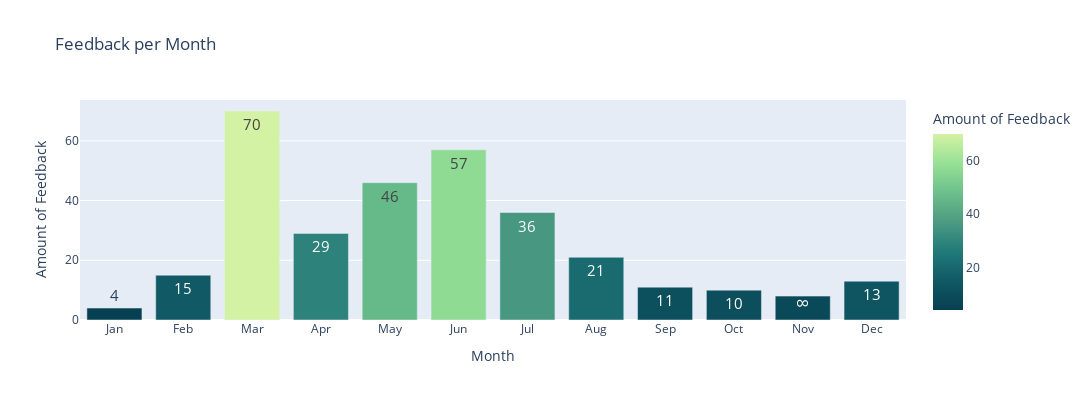

Notebook code for this chart:
### Code cell
data_month = data['date_created_month'].value_counts().reset_index()
order = {'index':['Jan','Feb','Mar','Apr','May','Jun','Jul','Aug','Sep','Oct','Nov','Dec']}

fig = px.bar(
    data_month,
    x='index',
    y='date_created_month',
    color='date_created_month',
    # color_continuous_scale=px.colors.sequential.Viridis,
    color_continuous_scale=str(px.colors.named_colorscales()[15])+'_r',
    category_orders=order,
    width=1200,
    height=400,
    text_auto=True,
    labels={"index":"Month","date_created_month":"Amount of Feedback"},
    title="Feedback per Month"
)

fig.update_traces(textfont_size=15)

fig.show()

### Figure 1 — Plotly figure (JSON) as saved in the notebook; plotly's stock layout.template omitted (floating-point values rounded to 4 significant figures)
{"data": [{"alignmentgroup": "True", "hovertemplate": "Month=%{x}<br>Amount of Feedback=%{marker.color}<extra></extra>", "legendgroup": "", "marker": {"color": [70, 57, 46, 36, 29, 21, 15, 13, 11, 10, 8, 4], "coloraxis": "coloraxis", "pattern": {"shape": ""}}, "name": "", "offsetgroup": "", "orientation": "v", "showlegend": false, "textfont": {"size": 15}, "textposition": "auto", "texttemplate": "%{y}", "type": "bar", "x": ["Mar", "Jun", "May", "Jul", "Apr", "Aug", "Feb", "Dec", "Sep", "Oct", "Nov", "Jan"], "xaxis": "x", "y": [70, 57, 46, 36, 29, 21, 15, 13, 11, 10, 8, 4], "yaxis": "y"}], "layout": {"barmode": "relative", "coloraxis": {"colorbar": {"title": {"text": "Amount of Feedback"}}, "colorscale": [[0, "rgb(7, 64, 80)"], [0.1667, "rgb(16, 89, 101)"], [0.3333, "rgb(33, 122, 121)"], [0.5, "rgb(76, 155, 130)"], [0.6667, "rgb(108, 192, 139)"], [0.8333, "rgb(151, 225, 150)"], [1, "rgb(211, 242, 163)"]]}, "height": 400, "legend": {"tracegroupgap": 0}, "title": {"text": "Feedback per Month"}, "width": 1200, "xaxis": {"anchor": "y", "categoryarray": ["Jan", "Feb", "Mar", "Apr", "May", "Jun", "Jul", "Aug", "Sep", "Oct", "Nov", "Dec"], "categoryorder": "array", "domain": [0, 1], "title": {"text": "Month"}}, "yaxis": {"anchor": "x", "domain": [0, 1], "title": {"text": "Amount of Feedback"}}}}
